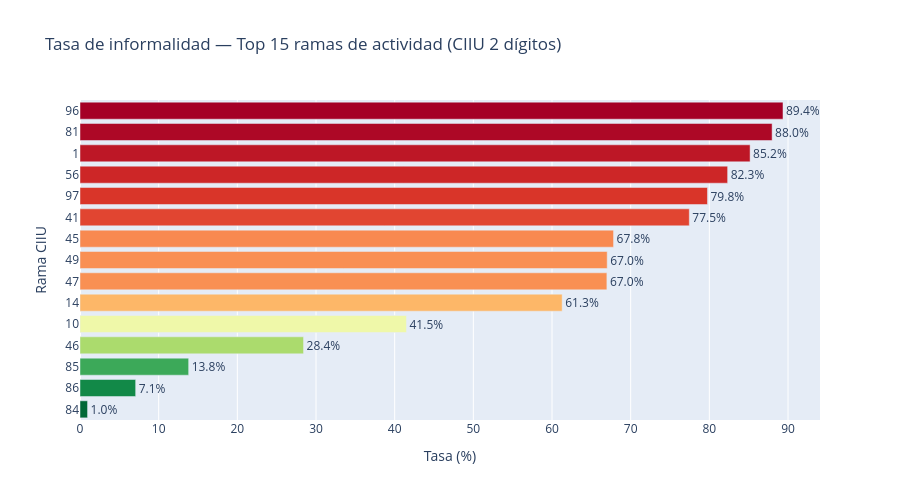

Write notebook code for a chart like this one.
### Markdown cell above
---
### Informalidad por rama de actividad (`RAMA2D_R4`)

### Code cell
# Top 15 ramas por volumen de ocupados
top_ramas = df_validos['RAMA2D_R4'].value_counts().head(15).index

tasa_rama = (
    df_validos[df_validos['RAMA2D_R4'].isin(top_ramas)]
    .groupby('RAMA2D_R4', observed=True)
    .apply(tasa_pond, include_groups=False)
    .reset_index()
    .rename(columns={0: 'tasa'})
    .sort_values('tasa', ascending=True)
)

fig = px.bar(
    tasa_rama, x='tasa', y=tasa_rama['RAMA2D_R4'].astype(str), orientation='h',
    title='Tasa de informalidad — Top 15 ramas de actividad (CIIU 2 dígitos)',
    labels={'tasa': 'Tasa (%)', 'y': 'Rama CIIU'},
    color='tasa', color_continuous_scale='RdYlGn_r',
    text=tasa_rama['tasa'].round(1).astype(str) + '%'
)
fig.update_traces(textposition='outside')
fig.update_layout(coloraxis_showscale=False, height=500)
fig.show()

### Figure 1 — Plotly figure (JSON) as saved in the notebook; plotly's stock layout.template omitted (floating-point values rounded to 4 significant figures)
{"data": [{"hovertemplate": "Tasa (%)=%{marker.color}<br>Rama CIIU=%{y}<br>text=%{text}<extra></extra>", "legendgroup": "", "marker": {"color": [0.9607, 7.075, 13.81, 28.42, 41.5, 61.29, 66.97, 67.02, 67.82, 77.45, 79.76, 82.32, 85.18, 87.98, 89.36], "coloraxis": "coloraxis", "pattern": {"shape": ""}}, "name": "", "orientation": "h", "showlegend": false, "text": ["1.0%", "7.1%", "13.8%", "28.4%", "41.5%", "61.3%", "67.0%", "67.0%", "67.8%", "77.5%", "79.8%", "82.3%", "85.2%", "88.0%", "89.4%"], "textposition": "outside", "type": "bar", "x": [0.9607, 7.075, 13.81, 28.42, 41.5, 61.29, 66.97, 67.02, 67.82, 77.45, 79.76, 82.32, 85.18, 87.98, 89.36], "xaxis": "x", "y": ["84", "86", "85", "46", "10", "14", "47", "49", "45", "41", "97", "56", "1", "81", "96"], "yaxis": "y"}], "layout": {"barmode": "relative", "coloraxis": {"colorbar": {"title": {"text": "Tasa (%)"}}, "colorscale": [[0, "rgb(0,104,55)"], [0.1, "rgb(26,152,80)"], [0.2, "rgb(102,189,99)"], [0.3, "rgb(166,217,106)"], [0.4, "rgb(217,239,139)"], [0.5, "rgb(255,255,191)"], [0.6, "rgb(254,224,139)"], [0.7, "rgb(253,174,97)"], [0.8, "rgb(244,109,67)"], [0.9, "rgb(215,48,39)"], [1, "rgb(165,0,38)"]], "showscale": false}, "height": 500, "legend": {"tracegroupgap": 0}, "title": {"text": "Tasa de informalidad — Top 15 ramas de actividad (CIIU 2 dígitos)"}, "xaxis": {"anchor": "y", "domain": [0, 1], "title": {"text": "Tasa (%)"}}, "yaxis": {"anchor": "x", "domain": [0, 1], "title": {"text": "Rama CIIU"}}}}
